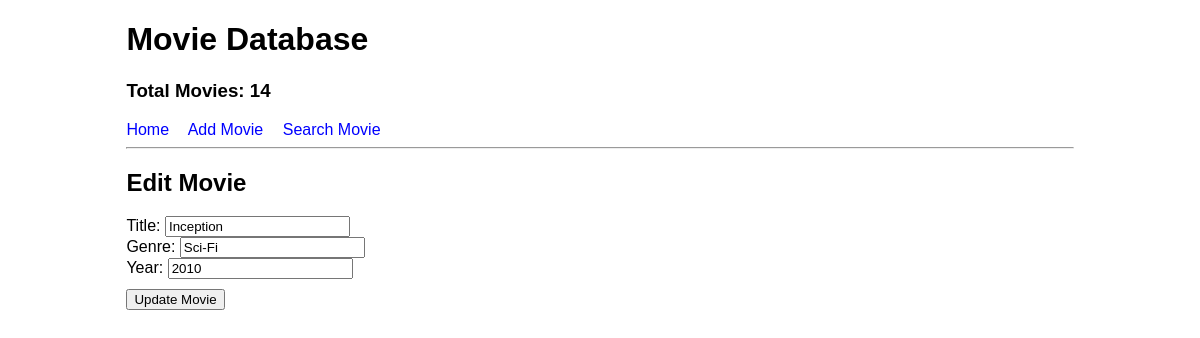
/2/edit, run on the app's committed database.
### tables this page shows
CREATE TABLE movies (
        m_id INTEGER PRIMARY KEY AUTOINCREMENT,
        title TEXT NOT NULL,
        genre TEXT,
        year INTEGER
        );

### main.py (the view, shortened to what this page needs)
@app.route('/<int:m_id>/edit', methods=('GET', 'POST'))
def update_movie(m_id):
    conn = get_db_connection()
    movie = conn.execute('SELECT * FROM movies WHERE m_id = ?', (m_id,)).fetchone()
    total = count()
    conn.close()
    return render_template('update_movie.html', movie=movie, total=total)

### main.py (called while the page is built)
def get_db_connection():
    conn = sqlite3.connect('movies.db')
    conn.row_factory = sqlite3.Row  # This allows us to access the columns by name
    return conn

def count():
    conn = get_db_connection()
    total = conn.execute('SELECT COUNT(*) FROM movies').fetchone()
    conn.close()
    return total

### templates/update_movie.html
{% extends 'base.html' %}
{% block content %}
    <h2>Edit Movie</h2>
    <form method="post">
        <label for="title">Title:</label>
        <input type="text" id="title" name="title" value="{{ movie.title }}" required>
        <br>
        <label for="genre">Genre:</label>
        <input type="text" id="genre" name="genre" value="{{ movie.genre }}">
        <br>
        <label for="year">Year:</label>
        <input type="number" id="year" name="year" value="{{ movie.year }}" required>
        <br>
        <button type="submit">Update Movie</button>
    </form>
{% endblock %}

### static/style.css (style rules this page uses)
body { font-family: Arial, sans-serif; }
form { margin-top: 10px; }
button { margin-top: 10px; }

### data on the page
movies: title "Inception", genre "Sci-Fi", year "2010"

### other printed values
{{ total[0] }} "14"
